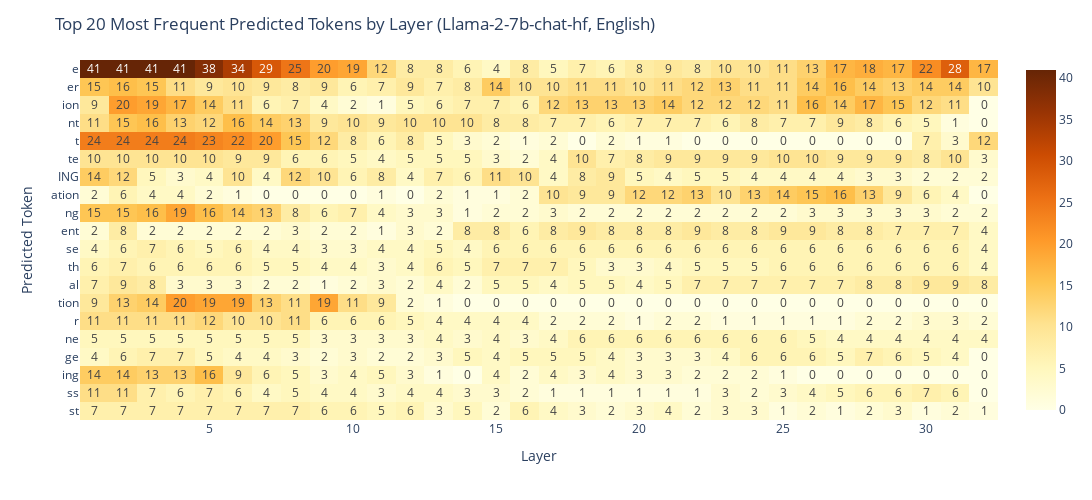

The notebook cell saved with this chart:
### Code cell
import plotly.express as px
import pandas as pd

# Suppose layer_token_freq is a DataFrame with layers as columns and tokens as index
df = layer_token_freq.reset_index().melt(id_vars='index', var_name='Layer', value_name='Count')
df.rename(columns={'index': 'Token'}, inplace=True)

fig = px.imshow(
    layer_token_freq.values,
    x=layer_token_freq.columns,  # Layers
    y=layer_token_freq.index,    # Tokens
    text_auto=True,
    aspect="auto",
    color_continuous_scale="YlOrBr"
)

fig.update_layout(
    title=f"Top 20 Most Frequent Predicted Tokens by Layer ({model_name_short}, English)",
    xaxis_title="Layer",
    yaxis_title="Predicted Token ",
    width=1200,   # figure width in pixels
    height=500    # figure height in pixels

)

fig.show()

### Figure 1 — Plotly figure (JSON) as saved in the notebook; plotly's stock layout.template omitted (floating-point values rounded to 4 significant figures; data arrays with more than 128 entries replaced by an {"elided": "..."} marker saying what was removed)
{"data": [{"coloraxis": "coloraxis", "hovertemplate": "x: %{x}<br>y: %{y}<br>color: %{z}<extra></extra>", "name": "0", "texttemplate": "%{z}", "type": "heatmap", "x": [1, 2, 3, 4, 5, 6, 7, 8, 9, 10, 11, 12, 13, 14, 15, 16, 17, 18, 19, 20, 21, 22, 23, 24, 25, 26, 27, 28, 29, 30, 31, 32], "xaxis": "x", "y": ["e", "er", "ion", "nt", "t", "te", "ING", "ation", "ng", "ent", "se", "th", "al", "tion", "r", "ne", "ge", "ing", "ss", "st"], "yaxis": "y", "z": {"elided": "20x32 int values"}}], "layout": {"coloraxis": {"colorscale": [[0, "rgb(255,255,229)"], [0.125, "rgb(255,247,188)"], [0.25, "rgb(254,227,145)"], [0.375, "rgb(254,196,79)"], [0.5, "rgb(254,153,41)"], [0.625, "rgb(236,112,20)"], [0.75, "rgb(204,76,2)"], [0.875, "rgb(153,52,4)"], [1, "rgb(102,37,6)"]]}, "height": 500, "margin": {"t": 60}, "title": {"text": "Top 20 Most Frequent Predicted Tokens by Layer (Llama-2-7b-chat-hf, English)"}, "width": 1200, "xaxis": {"anchor": "y", "domain": [0, 1], "title": {"text": "Layer"}}, "yaxis": {"anchor": "x", "autorange": "reversed", "domain": [0, 1], "title": {"text": "Predicted Token "}}}}
